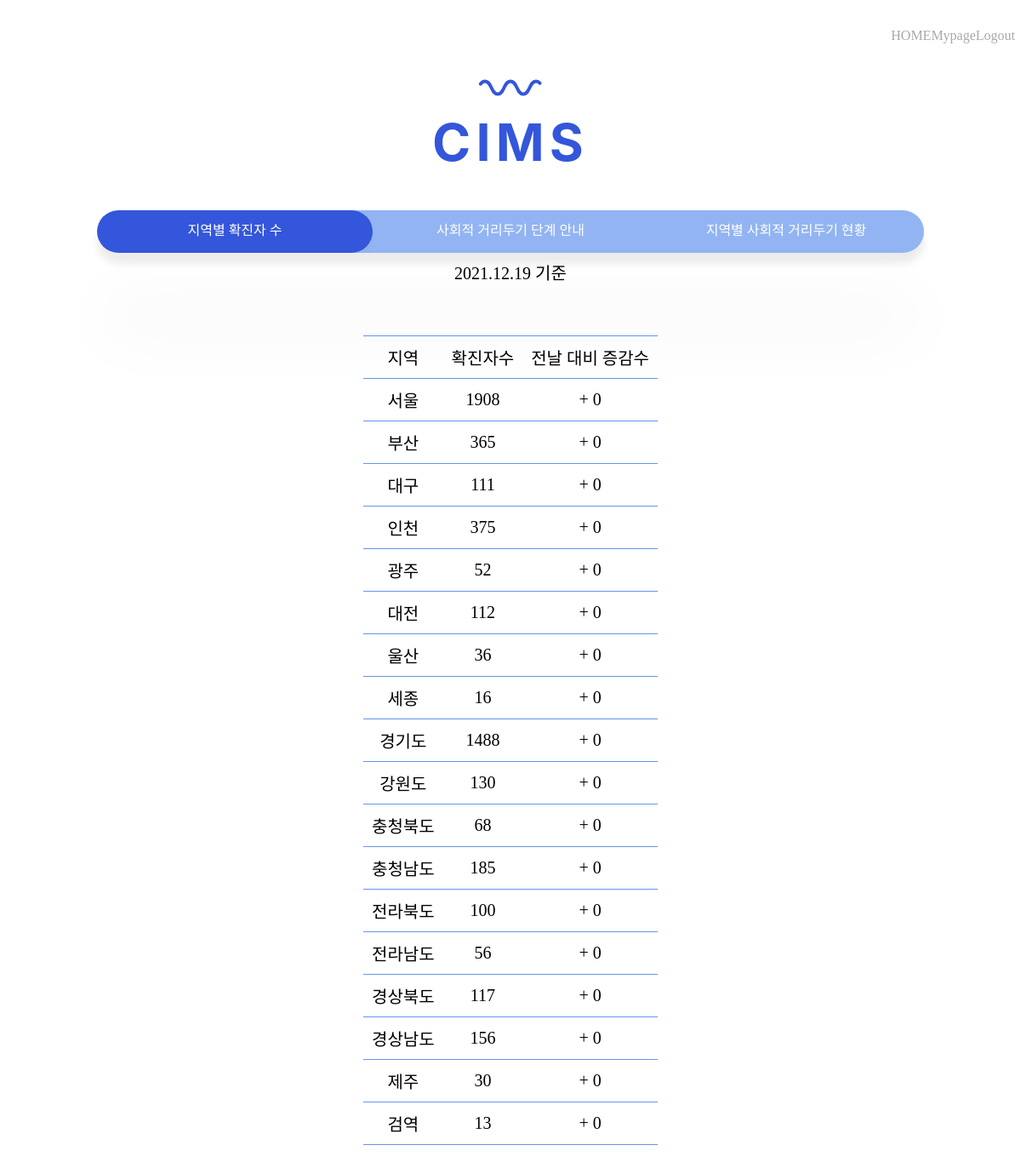
/localCoronic/, run on the app's committed database.
### coronicStatus/models.py (models this page shows, shortened)
class CoronicStatusOfRegion(models.Model):
    region = models.CharField(max_length=100)
    year = models.IntegerField()
    month = models.IntegerField()
    day = models.IntegerField()
    coronicCount = models.IntegerField()
    coronicGap = models.IntegerField()

### coronicStatus/views.py (the view)
# urls.py: path('localCoronic/', coronicStatus.views.localCoronic, name='localCoronic'),
def localCoronic(request):
    coronic = CoronicStatusOfRegion.objects.all()
    context = {'coronic':coronic}
    return render(request, 'localCoronic.html', context)

### coronicStatus/templates/localCoronic.html (shortened to what this page needs)
<!DOCTYPE html>
<html lang="en">
<head>
    {% load static %}
    <link rel="stylesheet" href="https://cdnjs.cloudflare.com/ajax/libs/font-awesome/5.12.1/css/all.min.css">
    <link rel="stylesheet" href="{% static 'css/localCoronic.css' %}">
</head>
<body>
    <div class ="header">
        <ul>
            <a href="/startpage" style="text-decoration:none" ><li class="headr-menu">HOME</li></a>
            <a href="/mypage" style="text-decoration:none" ><li class="headr-menu">Mypage</li></a>
            <a href="/" style="text-decoration:none" ><li class="headr-menu">Logout</li></a>
        </ul>
    </div>
    <div class="hero" style="max-height: 700px; padding-top: 10px; padding-bottom: 40px; margin: 0px auto; text-align: center;" >
        <svg width="80" height="60" viewBox="5 0 80 60">
            <path class="wave" fill="none" stroke="#3456DA" stroke-width="4" stroke-linecap="round" d="M 0 37.5 c 7.684299348848887 0 7.172012725592294 -15 15 -15 s 7.172012725592294 15 15 15 s 7.172012725592294 -15 15 -15 s 7.172012725592294 15 15 15 s 7.172012725592294 -15 15 -15 s 7.172012725592294 15 15 15 s 7.172012725592294 -15 15 -15 s 7.172012725592294 15 15 15 s 7.172012725592294 -15 15 -15 s 7.172012725592294 15 15 15 s 7.172012725592294 -15 15 -15 s 7.172012725592294 15 15 15 s 7.172012725592294 -15 15 -15 s 7.172012725592294 15 15 15 s 7.172012725592294 -15 15 -15" $=1$=010.0" />
        </svg>
        <h4 class="animation-title bigTitle">CIMS</h4>
    </div>
    <div id="app">
        <ul class="menu-container">
            <a href="/localCoronic" style="text-decoration:none" ><li class="menu">지역별 확진자 수</li></a>
            <a href="/stageInfo" style="text-decoration:none" ><li class="menu">사회적 거리두기 단계 안내</li></a>
            <a href="/currentStage" style="text-decoration:none" ><li class="menu">지역별 사회적 거리두기 현황</li></a>
            <div class="focus-el el--1"></div>
        </ul>
    </div>
    <div class = "content">
        <div class= "date-criterion" >
            {% for i in coronic %}
            {% if i.region == '서울' %}
            {{i.year}}.{{i.month}}.{{i.day}} 기준 <br>
            {% endif %}
            {% endfor %}
        </div>
        <div class="coronicMatrix">
            <table class="localCoronic">
                <thead>
                    <tr>
                        <td>지역</td>
                        <td>확진자수</td>
                        <td>전날 대비 증감수</td>
                    </tr>
                </thead>
                <tbody>
                    {% for i in coronic %}
                    <tr>
                        <td>{{i.region}}</td>
                        <td>{{i.coronicCount}}</td>
                        <td>
                            {% if i.coronicGap >= 0%}
                            +
                            {% endif %}
                            {{i.coronicGap}}
                        </td>
                    </tr>
                    {% endfor %}
                </tbody>
            </table>
        </div>
    </div>
</body>
</html>

### coronicStatus/static/css/localCoronic.css (style rules this page uses)
* { -webkit-box-sizing: border-box; box-sizing: border-box; margin: 0; padding: 0; }
body { margin: 0; width: 100%; height: 100vh; display: -webkit-box; display: -ms-flexbox; display: flex; -webkit-box-orient: vertical; -webkit-box-direction: normal; -ms-flex-direction: column; flex-direction: column; -webkit-box-pack: center; -ms-flex-pack: center; justify-content: center; -webkit-box-align: center; -ms-flex-align: center; align-items: center; background: #fff; overflow: scroll; }
.header { padding-left: 130vh; padding-right: 20vh; width: 100%; margin: 0; display: -ms-grid; display: grid; place-items: center; }
.header ul { position: relative; width: 90%; height: 40px; display: -ms-grid; display: grid; -ms-grid-columns: (1fr)[3]; grid-template-columns: repeat(3, 1fr); }
.header ul li { list-style: none; margin-top: 10px; display: -ms-grid; display: grid; place-items: center; font-family: "IBMPlexSansKR-Regular"; color: darkgray; cursor: pointer; }
.animation-title { margin: 0 0 0.5rem 0; line-height: 1; letter-spacing: 0.1em; font-family: -apple-system, 'avenir next', avenir, roboto, noto, 'helvetica neue', helvetica, ubuntu, 'franklin gothic medium', 'century gothic', sans-serif; }
.bigTitle { color: #3456DA; font-size: 3.82rem; font-weight: 700; }
#app { width: 90%; display: -ms-grid; display: grid; place-items: center; }
#app ul { position: relative; width: 90%; height: 50px; display: -ms-grid; display: grid; -ms-grid-columns: (1fr)[3]; grid-template-columns: repeat(3, 1fr); border-radius: 35px; background: rgba(100, 149, 237, 0.7); -webkit-box-shadow: 0 12.5px 10px rgba(0, 0, 0, 0.08), 0 100px 80px rgba(0, 0, 0, 0.03); box-shadow: 0 12.5px 10px rgba(0, 0, 0, 0.08), 0 100px 80px rgba(0, 0, 0, 0.03); overflow: hidden; }
#app ul li { list-style: none; display: -ms-grid; display: grid; place-items: center; font-family: "IBMPlexSansKR-Regular"; color: #fff; z-index: 10; position: relative; cursor: pointer; margin-top: 10px; }
#app ul .focus-el { position: absolute; left: 0; top: 0; width: calc(100% / 3); height: 100%; border-radius: 35px; background: #3456DA; -webkit-box-shadow: 0 12.5px 10px rgba(0, 0, 0, 0.015), 0 100px 80px rgba(0, 0, 0, 0.03); box-shadow: 0 12.5px 10px rgba(0, 0, 0, 0.015), 0 100px 80px rgba(0, 0, 0, 0.03); }
.content { width: 100%; height: 60vh; display: -webkit-box; display: -ms-flexbox; display: flex; -webkit-box-pack: center; -ms-flex-pack: center; justify-content: center; -webkit-box-orient: vertical; -webkit-box-direction: normal; -ms-flex-direction: column; flex-direction: column; -webkit-box-align: center; -ms-flex-align: center; align-items: center; }
.content .date-criterion { font-family: "IBMPlexSansKR-Regular"; font-size: 20px; margin-top: 53%; }
.content .coronicMatrix { margin-top: 5%; padding-bottom: 5%; font-family: "IBMPlexSansKR-Regular"; font-size: 20px; text-align: center; }
.content .coronicMatrix table { border-top: 1px solid #6495ED; border-collapse: collapse; }
.content .coronicMatrix table th, .content .coronicMatrix table td { border-bottom: 1px solid #6495ED; padding: 10px; }

### data on the page
CoronicStatusOfRegion: year "2021", month "12", day "19", region "서울", coronicCount "1908", coronicGap "0"
CoronicStatusOfRegion: region "부산", coronicCount "365", coronicGap "0"
CoronicStatusOfRegion: region "대구", coronicCount "111", coronicGap "0"
CoronicStatusOfRegion: region "인천", coronicCount "375", coronicGap "0"
CoronicStatusOfRegion: region "광주", coronicCount "52", coronicGap "0"
CoronicStatusOfRegion: region "대전", coronicCount "112", coronicGap "0"
CoronicStatusOfRegion: region "울산", coronicCount "36", coronicGap "0"
CoronicStatusOfRegion: region "세종", coronicCount "16", coronicGap "0"
CoronicStatusOfRegion: region "경기도", coronicCount "1488", coronicGap "0"
CoronicStatusOfRegion: region "강원도", coronicCount "130", coronicGap "0"
CoronicStatusOfRegion: region "충청북도", coronicCount "68", coronicGap "0"
CoronicStatusOfRegion: region "충청남도", coronicCount "185", coronicGap "0"
CoronicStatusOfRegion: region "전라북도", coronicCount "100", coronicGap "0"
CoronicStatusOfRegion: region "전라남도", coronicCount "56", coronicGap "0"
CoronicStatusOfRegion: region "경상북도", coronicCount "117", coronicGap "0"
CoronicStatusOfRegion: region "경상남도", coronicCount "156", coronicGap "0"
CoronicStatusOfRegion: region "제주", coronicCount "30", coronicGap "0"
CoronicStatusOfRegion: region "검역", coronicCount "13", coronicGap "0"
